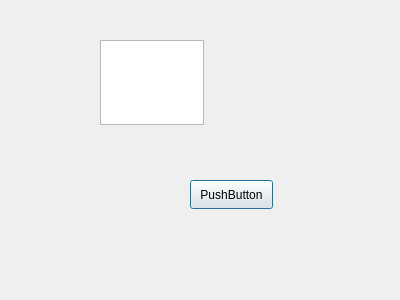
<?xml version="1.0" encoding="UTF-8"?>
<ui version="4.0">
 <class>intext</class>
 <widget class="QDialog" name="intext">
  <property name="geometry">
   <rect>
    <x>0</x>
    <y>0</y>
    <width>400</width>
    <height>300</height>
   </rect>
  </property>
  <property name="windowTitle">
   <string>Dialog</string>
  </property>
  <widget class="QPushButton" name="pushButton">
   <property name="geometry">
    <rect>
     <x>190</x>
     <y>180</y>
     <width>83</width>
     <height>29</height>
    </rect>
   </property>
   <property name="text">
    <string>PushButton</string>
   </property>
  </widget>
  <widget class="QTextEdit" name="textEdit">
   <property name="geometry">
    <rect>
     <x>100</x>
     <y>40</y>
     <width>104</width>
     <height>85</height>
    </rect>
   </property>
  </widget>
 </widget>
 <resources/>
 <connections/>
</ui>
